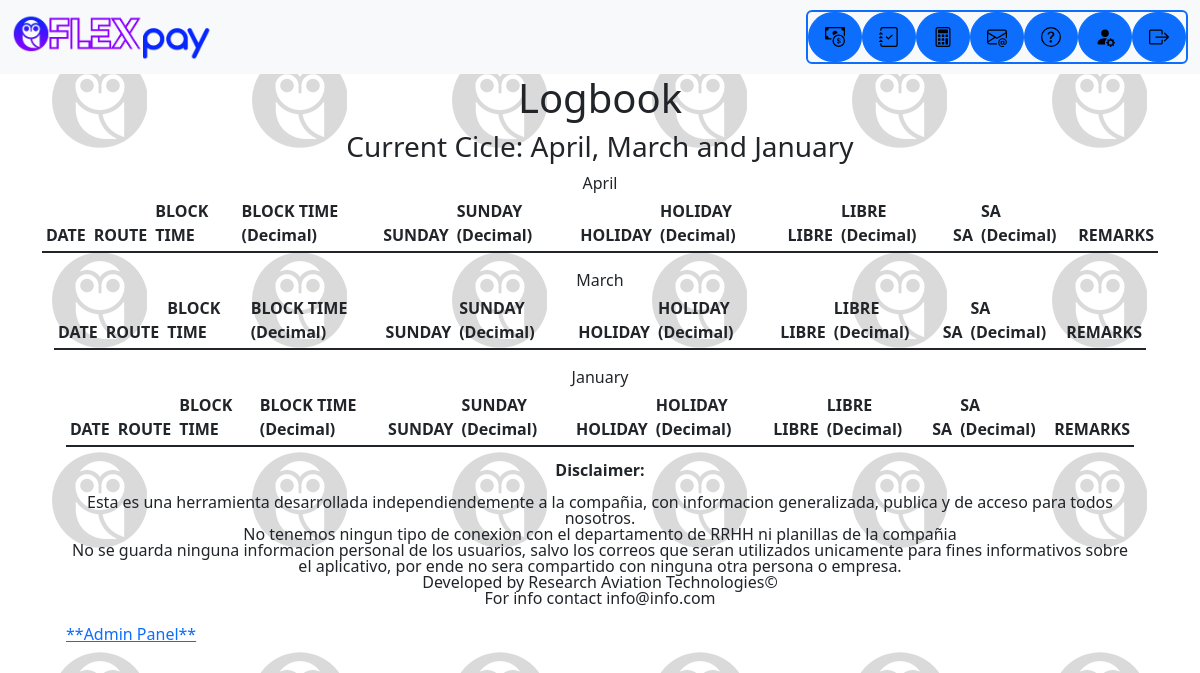
Page /logbook/ (signed in) on the earlier database version.
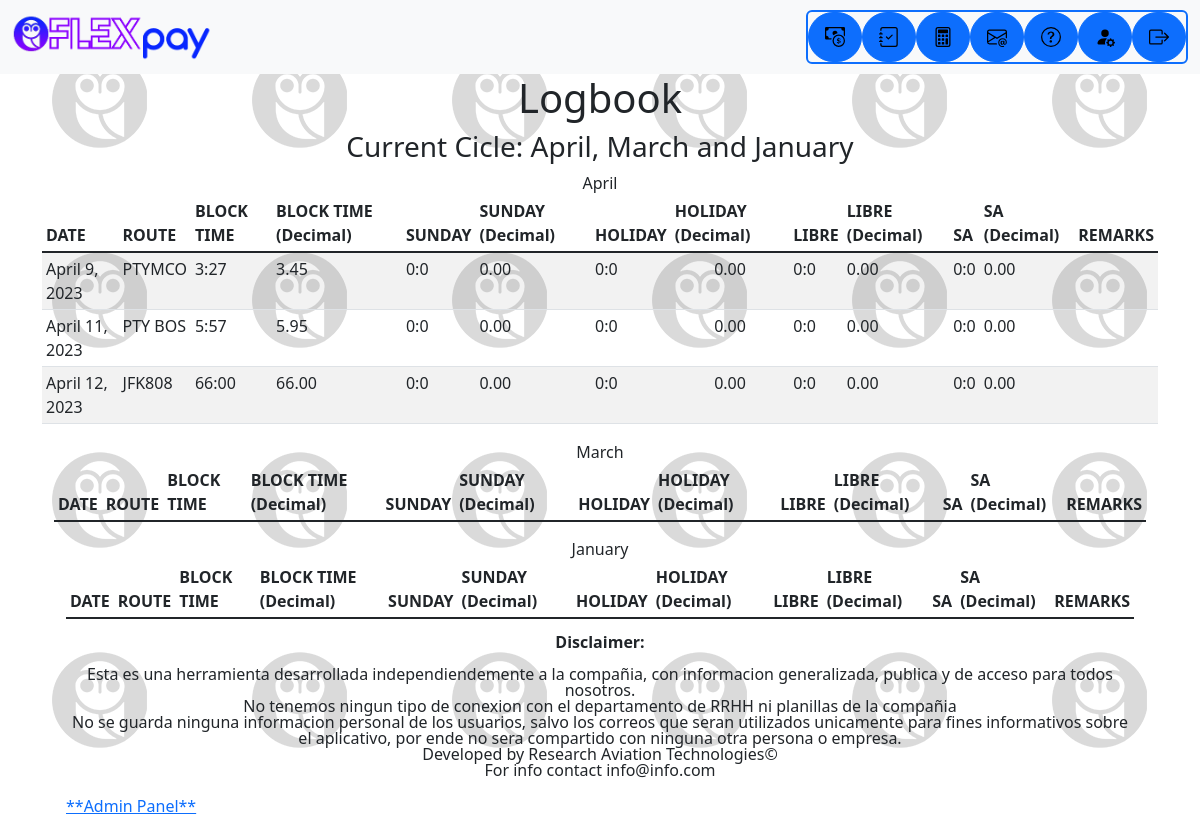
Same page on the later database version.
### main/models.py (models this page shows, shortened)
class Logbook(models.Model):
    def default_zero():
        return "0"
    date = models.DateField()
    cmp_id = models.CharField(max_length=6, null=True)
    route = models.CharField(max_length=250)
    total_hrs_input = models.CharField(max_length=2, null=False)
    total_min_input = models.CharField(max_length=2, null=False)
    total_decimal = models.DecimalField(max_digits=5, decimal_places=2, default=0)
    total_flight_block = models.CharField(max_length=5, null=True, blank=True)
    sun_hrs_input = models.CharField(max_length=2, null=True, blank=True, default=default_zero)
    sun_min_input = models.CharField(max_length=2, null=True, blank=True, default=default_zero)
    total_sun_block = models.CharField(max_length=5, null=True, blank=True)
    sun_decimal = models.DecimalField(max_digits=5, decimal_places=2, default=0)
    holiday_hrs_input = models.CharField(max_length=2, null=True, blank=True, default=default_zero)
    holiday_min_input = models.CharField(max_length=2, null=True, blank=True, default=default_zero)
    total_holiday_block = models.CharField(max_length=5, null=True, blank=True)
    holiday_decimal = models.DecimalField(max_digits=5, decimal_places=2, default=0)
    libre_hrs_input = models.CharField(max_length=2, null=True, blank=True, default=default_zero)
    libre_min_input = models.CharField(max_length=2, null=True, blank=True, default=default_zero)
    total_libre_block = models.CharField(max_length=5, null=True, blank=True)
    libre_decimal = models.DecimalField(max_digits=5, decimal_places=2, default=0)
    sa_hrs_input = models.CharField(max_length=2, null=True, blank=True, default=default_zero)
    sa_min_input = models.CharField(max_length=2, null=True, blank=True, default=default_zero)
    total_sa_block = models.CharField(max_length=5, null=True, blank=True)
    sa_decimal = models.DecimalField(max_digits=5, decimal_places=2, default=0)
    remarks = models.CharField(max_length=250, null=True, blank=True)
    created = models.DateTimeField(auto_now_add=True)

### main/views.py (the view)
# urls.py: path('logbook/', views.RawLogbook, name='logbook'),
@login_required(login_url='login')
def RawLogbook(request):
    today_month = datetime.today().month
    current_month = calendar.month_name[int(today_month)]
    prev_month = today_month - 1
    if prev_month <= 0:
        current_month_minus1_int = 12 - prev_month
    else:
        current_month_minus1_int = prev_month
    current_month_minus1 = calendar.month_name[int(current_month_minus1_int)]
    if prev_month <= 0:
        current_month_minus2_int = 12 - prev_month
    else:
        current_month_minus2_int = prev_month
    current_month_minus2 = calendar.month_name[int(current_month_minus2_int)-2]
    raw_logbook = Logbook.objects.filter(cmp_id=request.user,date__month=today_month).order_by('date')
    raw_logbook_1 = Logbook.objects.filter(cmp_id=request.user,date__month=current_month_minus1_int).order_by('date')
    raw_logbook_2 = Logbook.objects.filter(cmp_id=request.user,date__month=current_month_minus2_int).order_by('date')
    context = {'raw_logbook' : raw_logbook,
    'current_month' : current_month,
    'current_month_minus1':current_month_minus1,
    'current_month_minus2':current_month_minus2,
    'raw_logbook_1' : raw_logbook_1,
    'raw_logbook_2' : raw_logbook_2
    }
    return render(request, 'main/logbook.html', context)

### main/models.py (called while the page is built)
    def __str__(self):
        return str(self.cmp_id)

### main/templates/main/logbook.html (shortened to what this page needs)
{% extends 'main.html' %}
{% block content %}
<div class="text-center">
    <h1>Logbook</h1>
    <h3>Current Cicle: {{current_month}}, {{current_month_minus1}} and {{current_month_minus2}}</h3>
</div>
<div class="text-center">{{current_month}}</div>
<div class="container-sm">
    <table class="table table-sm table-striped">
        <thead>
            <tr>
            <th scope="col">DATE</th>
            <th scope="col">ROUTE</th>
            <th scope="col">BLOCK TIME</th>
            <th scope="col">BLOCK TIME (Decimal)</th>
            <th scope="col">SUNDAY</th>
            <th scope="col">SUNDAY (Decimal)</th>
            <th scope="col">HOLIDAY</th>
            <th scope="col">HOLIDAY (Decimal)</th>
            <th scope="col">LIBRE</th>
            <th scope="col">LIBRE (Decimal)</th>
            <th scope="col">SA</th>
            <th scope="col">SA (Decimal)</th>
            <th scope="col">REMARKS</th>
            </tr>
        </thead>
        <tbody class="table-group-divider">
            <tr>
            {%for log in raw_logbook %}
            <td>{{log.date}}</td>
            <td>{{log.route}}</td>
            <td>{{log.total_flight_block}}</td>
            <td>{{log.total_decimal}}</td>
            <td>{{log.total_sun_block}}</td>
            <td>{{log.sun_decimal}}</td>
            <td>{{log.total_holiday_block}}</td>
            <td class="text-center">{{log.holiday_decimal}}</td>
            <td>{{log.total_libre_block}}</td>
            <td>{{log.libre_decimal}}</td>
            <td>{{log.total_sa_block}}</td>
            <td>{{log.sa_decimal}}</td>
            <td>{{log.remarks}}</td>
            </tr>
            {% endfor %}
        </tbody>
    </table>
<div class="text-center">{{current_month_minus1}}</div>
    <div class="container-sm">
        <table class="table table-sm table-striped">
            <thead>
                <tr>
                <th scope="col">DATE</th>
                <th scope="col">ROUTE</th>
                <th scope="col">BLOCK TIME</th>
                <th scope="col">BLOCK TIME (Decimal)</th>
                <th scope="col">SUNDAY</th>
                <th scope="col">SUNDAY (Decimal)</th>
                <th scope="col">HOLIDAY</th>
                <th scope="col">HOLIDAY (Decimal)</th>
                <th scope="col">LIBRE</th>
                <th scope="col">LIBRE (Decimal)</th>
                <th scope="col">SA</th>
                <th scope="col">SA (Decimal)</th>
                <th scope="col">REMARKS</th>
                </tr>
            </thead>
        </table>
<div class="text-center">{{current_month_minus2}}</div>
        <div class="container-sm">
            <table class="table table-sm table-striped">
                <thead>
                    <tr>
                    <th scope="col">DATE</th>
                    <th scope="col">ROUTE</th>
                    <th scope="col">BLOCK TIME</th>
                    <th scope="col">BLOCK TIME (Decimal)</th>
                    <th scope="col">SUNDAY</th>
                    <th scope="col">SUNDAY (Decimal)</th>
                    <th scope="col">HOLIDAY</th>
                    <th scope="col">HOLIDAY (Decimal)</th>
                    <th scope="col">LIBRE</th>
                    <th scope="col">LIBRE (Decimal)</th>
                    <th scope="col">SA</th>
                    <th scope="col">SA (Decimal)</th>
                    <th scope="col">REMARKS</th>
                    </tr>
                </thead>
            </table>
{% endblock %}

### templates/main.html (shortened to what this page needs)
<!DOCTYPE html>
{% load static %}
<html>
    <link href="https://cdn.jsdelivr.net/npm/bootstrap@5.2.2/dist/css/bootstrap.min.css" rel="stylesheet">
<head>
    <link rel="stylesheet" type="text/css" media="screen" href="{% static 'styles/main.css' %}"/>
</head>
<body style= "background-image: url('{% static '/images/background.png' %}')">
    {% include 'navbar.html' %}
    {% block content %}
    {% endblock %}
<div class="text-center lh-1 fs-6"><p><strong>Disclaimer:</strong>
    <p>Esta es una herramienta desarrollada independiendemente a la compañia, con informacion generalizada, publica y de acceso para todos nosotros.</br>
    No tenemos ningun tipo de conexion con el departamento de RRHH ni planillas de la compañia</br>
    No se guarda ninguna informacion personal de los usuarios, salvo los correos que seran utilizados unicamente para fines informativos sobre el aplicativo, por ende no sera compartido con ninguna otra persona o empresa.</br>
    Developed by Research Aviation Technologies©</br>
    For info contact info@info.com</p>
</div>
<a href="/admin">**Admin Panel**</a>
</body>
</html>

### templates/navbar.html (shortened to what this page needs)
{% load static %}
<nav class="navbar navbar-expand-lg navbar-primary bg-light">
    <div class="container-fluid">
      <a class="navbar-brand display-1" href="/"><img src="{% static '/images/FlexPay_Transparent.png' %}" style="width:200px;"></a>
      <div class="collapse navbar-collapse" id="navbarSupportedContent">
        <div class="navbar-nav ms-auto mb-2 mb-lg-0 rounded border border-2 border-primary">
          <a class="nav-item btn btn-lg rounded-5 btn-primary" href="{% url 'logbook_calc' %}">
          <img src="{% static '/icons/cash-coin.svg' %}" alt="Log-in" width="20" height="32">
          </a>
          <a class="nav-item btn btn-lg rounded-5 btn-primary" href="{% url 'logbook' %}">
          <img src="{% static '/icons/logbook.svg' %}" alt="Log-in" width="20" height="32">
          </a>
          <a class="nav-item btn btn-lg rounded-5 btn-primary" href="{% url 'on-development' %}">
          <img src="{% static '/icons/simple-calc.svg' %}" alt="Log-in" width="20" height="32">
          </a>
          <a class="nav-item btn btn-lg rounded-5 btn-primary" href="{% url 'on-development' %}">
          <img src="{% static '/icons/contact-us.svg' %}" alt="Log-in" width="20" height="32">
          </a>
          <a class="nav-item btn btn-lg rounded-5 btn-primary" href="{% url 'help-center' %}">
          <img src="{% static '/icons/help-center.svg' %}" alt="Log-in" width="20" height="32">
          </a>
            {% if request.user.is_authenticated %}
              <a class="nav-item btn btn-lg rounded-5 btn-primary text-wrap" href="{% url 'profile' user.id %}">
                <img src="{% static '/icons/user-profile.svg' %}" alt="Log-out" width="20" height="32">
              </a>
            {% endif %}
            {% if request.user.is_authenticated %}
              <a class="nav-item btn btn-lg rounded-5 btn-primary text-wrap" href="{% url 'logout' %}">
                <img src="{% static '/icons/arrow-logout.svg' %}" alt="Log-out" width="20" height="32">
              </a>
            {% else %}
              <a class="nav-item btn btn-lg rounded-5 btn-primary text-wrap" style="width: 6rem" href="{% url 'login' %}">
                <img src="{% static '/icons/arrow-login.svg' %}" alt="Log-in" width="20" height="32">
              </a>
          {% endif %}
      </div>
      </div>
    </div>
</nav>

### static/styles/main.css (style rules this page uses)
body { background: #b0d5ff; }

Differences in the rows shown:
added Logbook: date "April 9, 2023", route "PTYMCO", total_flight_block "3:27", total_decimal "3.45", total_sun_block "0:0", sun_decimal "0.00", total_holiday_block "0:0", holiday_decimal "0.00", total_libre_block "0:0", libre_decimal "0.00", total_sa_block "0:0", sa_decimal "0.00"
added Logbook: date "April 11, 2023", route "PTY BOS", total_flight_block "5:57", total_decimal "5.95", total_sun_block "0:0", sun_decimal "0.00", total_holiday_block "0:0", holiday_decimal "0.00", total_libre_block "0:0", libre_decimal "0.00", total_sa_block "0:0", sa_decimal "0.00"
added Logbook: date "April 12, 2023", route "JFK808", total_flight_block "66:00", total_decimal "66.00", total_sun_block "0:0", sun_decimal "0.00", total_holiday_block "0:0", holiday_decimal "0.00", total_libre_block "0:0", libre_decimal "0.00", total_sa_block "0:0", sa_decimal "0.00"
